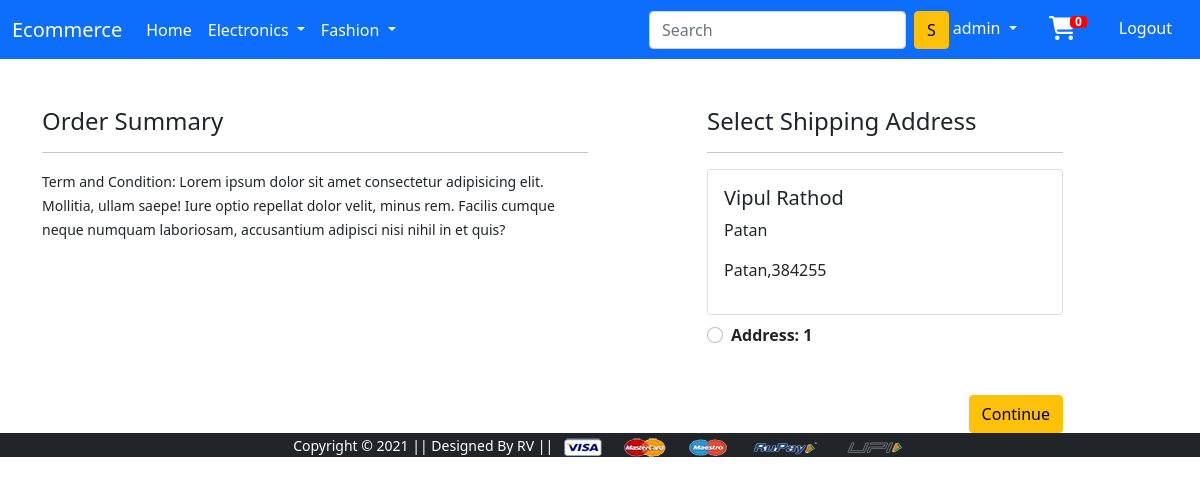
/checkout/ (signed in), run on an earlier commit of the app's database.
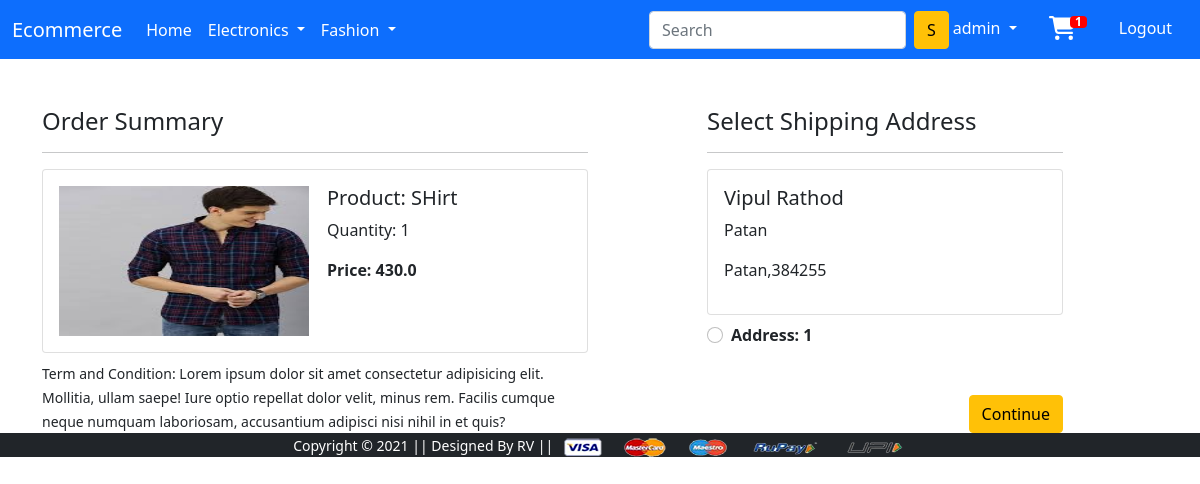
And on a later commit of the database.
### core/models.py (models this page shows, shortened)
class Customer(models.Model):
    user = models.ForeignKey(User, on_delete=models.CASCADE)
    name = models.CharField(max_length=100)
    locality = models.CharField(max_length=100)
    city = models.CharField(max_length=100)
    zipcode = models.IntegerField()
    state = models.CharField(choices=STATE_CHOICE, max_length=50)

class Cart(models.Model):
    user = models.ForeignKey(User, on_delete=models.CASCADE)
    product = models.ForeignKey(Product, on_delete=models.CASCADE)
    quantity = models.PositiveIntegerField(default=1)

class Product(models.Model):
    title = models.CharField(max_length=100)
    selling_price = models.FloatField()
    discounted_price = models.FloatField()
    description = models.TextField()
    brand = models.CharField(max_length=100)
    category = models.CharField(choices=CATEGORY_CHOICES, max_length=5)
    product_image = models.ImageField(upload_to='productImage')

### core/views.py (the view)
# urls.py: path('checkout/', views.OrderSummary.as_view(), name='checkout'),
class OrderSummary(View):
    @method_decorator(login_required(login_url='login'),name='dispatch')
    def get(self,request):
        products = Cart.objects.filter(user= request.user)
        address = Customer.objects.filter(user = request.user)
        try:
            product_id = request.GET['buy_now']
            product = Product.objects.get(id = product_id)
            context = {
                    'product' : product,
                    'addresses': address,
                }
            return render(request,'core/buynow.html',context)
        except:
            context = {
                'products' : products,
                'addresses': address
            }
            return render(request,'core/checkout.html',context)

### core/auth.py (called while the page is built)
def Cart_count(get_response):
    def middleware(request):
        if not request.session.get('user'):
            pass
        else:
            cart_count = Cart.objects.filter(user = request.user).count()
            request.session['cart_count'] = cart_count
        response = get_response(request)
        return response
    return middleware

### core/templatetags/custom_tags.py (called while the page is built)
@register.simple_tag()
def product_price(qty, unit_price, *args, **kwargs):
    return qty * unit_price

### core/views.py (called while the page is built)
    def get_user(self, user_id):
        try:
            user = UserModel.objects.get(pk=user_id)
        except UserModel.DoesNotExist:
            return None
        return user if self.user_can_authenticate(user) else None

### templates/core/checkout.html (shortened to what this page needs)
{% extends 'core/base.html' %}
{% load static %}
{% load custom_tags %}
{% block main-content %}
<div class="container">
 <div class="row mt-5">
  <div class="col-sm-6">
    <h4>Order Summary</h4>
    <hr>
    {% for p in products %}
      <div class="card mb-2">
        <div class="row card-body">
            <div class="col-6">
                {% if product.title %}
                    <img src="{{ product.product_image.url}}" height="150px" width="250px">
                {% else %}
                    <img src="{{p.product.product_image.url}}" height="150px" width="250px">
                {% endif %}
            </div>
            <div class="col-6 ">
                <h5>Product: {{ p.product.title }} {{ product.title }}</h5>
                <p>Quantity: {{ p.quantity }}</p>
                {% if p.discounted_price %}
                    <p class="fw-bold">Price: {{ product.discounted_price }}</p>
                {% else %}
                    <p class="fw-bold">Price: {%  product_price p.product.discounted_price p.quantity %}</p>
                {% endif %}
            </div>
        </div>
      </div>
    {% endfor %}
    <small>Term and Condition: Lorem ipsum dolor sit amet consectetur adipisicing elit. Mollitia, ullam saepe! Iure optio repellat dolor velit, minus rem. Facilis cumque neque numquam laboriosam, accusantium adipisci nisi nihil in et quis?</small>
  </div>
  <div class="col-sm-4 offset-sm-1">
    <h4>Select Shipping Address</h4>
    <hr>
    <form action="{% url 'payment' %}">
      {% if addresses.count == 0 %}
        <center><h3><a href="{% url 'profile' %}?next={{request.path}} ">Add your address </a></h3></center>
      {% else %}
        {% for address in addresses %}
        <div class="card">
          <div class="card-body">
          <h5>{{address.name}}</h5>
          <p>{{address.locality}}</p>
          <p>{{address.city}},{{address.zipcode}}</p>
          </div>
        </div>
          <div class="form-check mt-2 mb-5">
            <input class="form-check-input" id="cust_id{{forloop.counter}}" name="address" value="{{address.id}}" type="radio">
            <label class="form-check-label fw-bold">
              Address: {{forloop.counter}} </label>
          </div>
        {% endfor %}
      {% endif %}
        <div class="text-end">
          <input type="submit" id="Continue" class="btn btn-warning" value="Continue">
        </div>
      </form>
    </div>
  </div>
</div>
{% endblock main-content %}

### templates/core/base.html (shortened to what this page needs)
<!doctype html>
{% load static %}
<html lang="en">
<head>
    <link href="https://cdn.jsdelivr.net/npm/bootstrap@5.0.0-beta1/dist/css/bootstrap.min.css" rel="stylesheet"
>
    <link rel="stylesheet" href="{% static 'core/css/owl.carousel.min.css' %}">
    <link rel="stylesheet" href="{% static 'core/css/all.min.css' %}">
    <link rel="stylesheet" href="{% static 'core/css/style.css' %}">
</head>
<body>
<nav class="navbar navbar-expand-lg navbar-dark bg-primary">
    <div class="container-fluid">
        <a class="navbar-brand" href="/">Ecommerce</a>
        <div class="collapse navbar-collapse" id="navbarSupportedContent">
            <ul class="navbar-nav me-auto mb-2 mb-lg-0">
                <li class="nav-item">
                    <a class="nav-link active" aria-current="page" href="/">Home</a>
                </li>
                <li class="nav-item dropdown">
                    <a class="nav-link dropdown-toggle text-white" href="#" id="electronicsDropdown" role="button"
                       data-bs-toggle="dropdown" aria-expanded="false">
                        Electronics
                    </a>
                </li>
                <li class="nav-item dropdown">
                    <a class="nav-link dropdown-toggle text-white" href="#" id="fashionDropdown" role="button"
                       data-bs-toggle="dropdown" aria-expanded="false">
                        Fashion
                    </a>
                </li>
            </ul>
            <form method="GET" action="{% url 'search' %}" class="d-flex">
                <input class="form-control me-2" name="search" type="search" placeholder="Search" aria-label="Search">
                <button class="btn btn-warning" type="submit">S</button>
            </form>
            <div class="row">
                <ul class="navbar-nav">
                    {% if user.is_authenticated %}
                    <li class="nav-item dropdown mx-2">
                        <a class="nav-link dropdown-toggle text-white" href="#" id="profileDropdown" role="button"
                           data-bs-toggle="dropdown" aria-expanded="false">
                            {{user}}
                        </a>
                    </li>
                    <li class="nav-item mx-2">
                        <a href="{% url 'cart-view' %}" class="nav-link text-white">
                                <i class="fa" style="font-size:24px">&#xf07a;</i>
                                <span class='badge badge-warning' id='lblCartCount'>{{request.session.cart_count}}</span>
                        </a>
                    </li>
                    <li class="nav-item mx-2">
                        <a href="{% url 'logout' %}" class="nav-link text-white">Logout</a>
                    </li>
                    {% endif %}
                </ul>
            </div>
        </div>
    </div>
</nav>
{% block main-content %} {% endblock main-content %}
<footer class="container-fluid bottom-fixed bg-dark text-center">
    <small class="text-white">Copyright &copy; 2021 || Designed By RV || </small>
    <img src="{% static 'core/images/payment.png' %}" alt="" srcset="" class="img-fluid" height="2px">
</footer>
</body>
</html>

### static/core/css/style.css (style rules this page uses)
body { min-height: 800px; margin-bottom:5px; clear: both; }
#lblCartCount { font-size: 12px; background: #ff0000; color: #fff; padding: 0 5px; vertical-align: top; margin-left: -10px; }

What changed in the data, as far as the page shows it:
added Cart: product.product_image (picture), product "SHirt", quantity "1", product+quantity "430.0"
Also different on the page:
{{ request.session.cart_count }}: "0" → "1"
